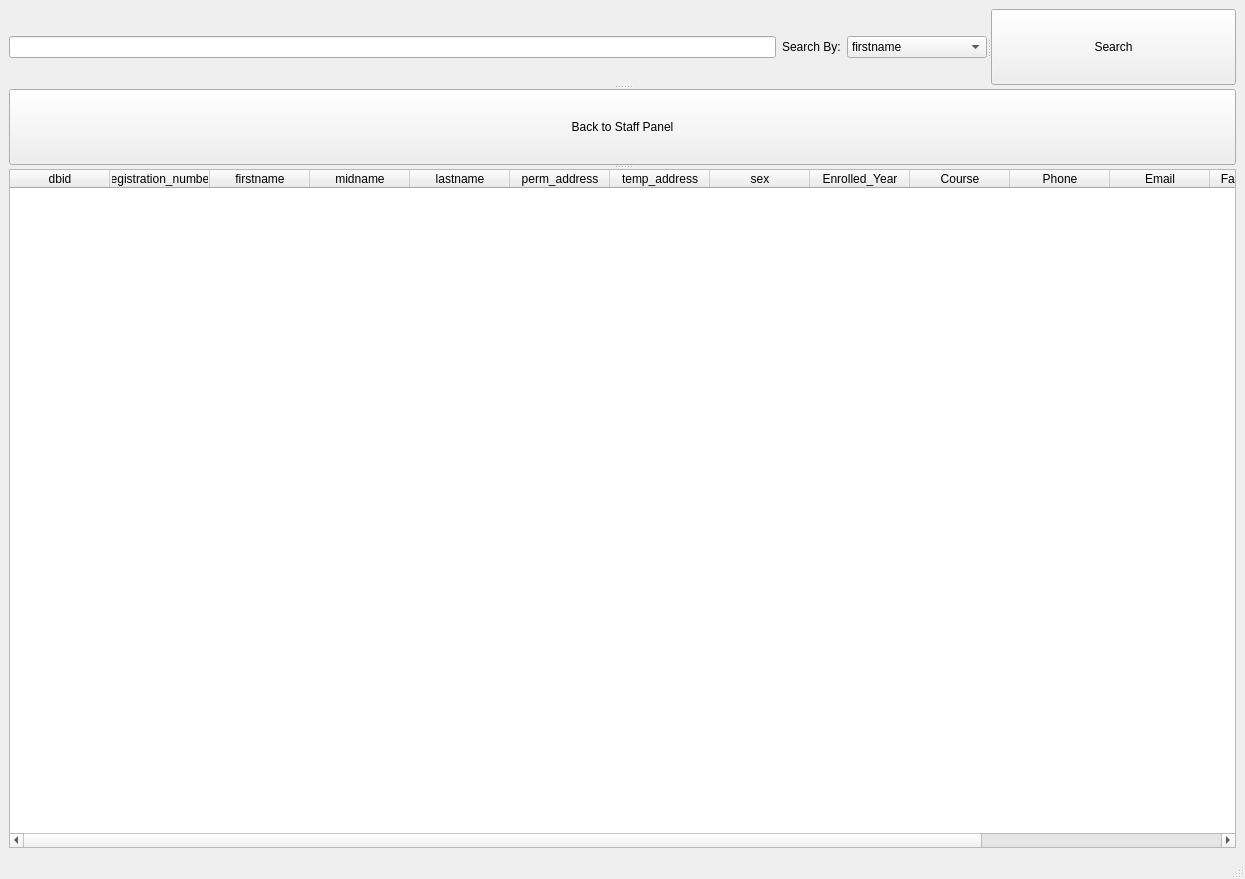
<?xml version="1.0" encoding="UTF-8"?>
<ui version="4.0">
 <class>viewstdtable</class>
 <widget class="QMainWindow" name="viewstdtable">
  <property name="geometry">
   <rect>
    <x>0</x>
    <y>0</y>
    <width>1245</width>
    <height>879</height>
   </rect>
  </property>
  <property name="windowTitle">
   <string>MainWindow</string>
  </property>
  <property name="windowIcon">
   <iconset resource="resources.qrc">
    <normaloff>:/new/images/icons/logoicon.ico</normaloff>:/new/images/icons/logoicon.ico</iconset>
  </property>
  <property name="styleSheet">
   <string notr="true">#centralwidget {
background-image: url(:/new/images/Images/a72082c00f056ac229e10ffcbdac9059.jpg);
}</string>
  </property>
  <widget class="QWidget" name="centralwidget">
   <layout class="QGridLayout" name="gridLayout">
    <item row="0" column="0">
     <widget class="QSplitter" name="splitter_3">
      <property name="orientation">
       <enum>Qt::Vertical</enum>
      </property>
      <widget class="QSplitter" name="splitter_2">
       <property name="orientation">
        <enum>Qt::Vertical</enum>
       </property>
       <widget class="QSplitter" name="splitter">
        <property name="orientation">
         <enum>Qt::Horizontal</enum>
        </property>
        <widget class="QWidget" name="layoutWidget_5">
         <layout class="QHBoxLayout" name="horizontalLayout_10">
          <item>
           <widget class="QLineEdit" name="searchBox">
            <property name="styleSheet">
             <string notr="true">font: 10pt &quot;MS Shell Dlg 2&quot;;</string>
            </property>
           </widget>
          </item>
          <item>
           <widget class="QLabel" name="label_19">
            <property name="toolTip">
             <string>&lt;html&gt;&lt;head/&gt;&lt;body&gt;&lt;p&gt;Sort List&lt;/p&gt;&lt;/body&gt;&lt;/html&gt;</string>
            </property>
            <property name="styleSheet">
             <string notr="true">font: 75 12pt &quot;MS Shell Dlg 2&quot;;</string>
            </property>
            <property name="text">
             <string>Search By:</string>
            </property>
           </widget>
          </item>
          <item>
           <widget class="QComboBox" name="sortBy">
            <property name="styleSheet">
             <string notr="true">font: 10pt &quot;MS Shell Dlg 2&quot;;</string>
            </property>
            <item>
             <property name="text">
              <string>firstname</string>
             </property>
            </item>
            <item>
             <property name="text">
              <string>registration_number</string>
             </property>
            </item>
            <item>
             <property name="text">
              <string>course</string>
             </property>
            </item>
            <item>
             <property name="text">
              <string>enrolledYear</string>
             </property>
            </item>
            <item>
             <property name="text">
              <string>lastname</string>
             </property>
            </item>
            <item>
             <property name="text">
              <string>GPA</string>
             </property>
            </item>
            <item>
             <property name="text">
              <string>email</string>
             </property>
            </item>
           </widget>
          </item>
         </layout>
        </widget>
        <widget class="QPushButton" name="Search">
         <property name="text">
          <string>Search</string>
         </property>
         <property name="icon">
          <iconset>
           <normaloff>../Danleech-Simple-Google.ico</normaloff>../Danleech-Simple-Google.ico</iconset>
         </property>
        </widget>
       </widget>
       <widget class="QPushButton" name="Back">
        <property name="text">
         <string>Back to Staff Panel</string>
        </property>
       </widget>
      </widget>
      <widget class="QWidget" name="verticalLayoutWidget">
       <layout class="QVBoxLayout" name="verticalLayout">
        <item>
         <widget class="QTableWidget" name="tableWidget">
          <column>
           <property name="text">
            <string>dbid</string>
           </property>
          </column>
          <column>
           <property name="text">
            <string>registration_number</string>
           </property>
          </column>
          <column>
           <property name="text">
            <string>firstname</string>
           </property>
          </column>
          <column>
           <property name="text">
            <string>midname</string>
           </property>
          </column>
          <column>
           <property name="text">
            <string>lastname</string>
           </property>
          </column>
          <column>
           <property name="text">
            <string>perm_address</string>
           </property>
          </column>
          <column>
           <property name="text">
            <string>temp_address</string>
           </property>
          </column>
          <column>
           <property name="text">
            <string>sex</string>
           </property>
          </column>
          <column>
           <property name="text">
            <string>Enrolled_Year</string>
           </property>
          </column>
          <column>
           <property name="text">
            <string>Course</string>
           </property>
          </column>
          <column>
           <property name="text">
            <string>Phone</string>
           </property>
          </column>
          <column>
           <property name="text">
            <string>Email</string>
           </property>
          </column>
          <column>
           <property name="text">
            <string>Father's Name</string>
           </property>
          </column>
          <column>
           <property name="text">
            <string>Mother's Name</string>
           </property>
          </column>
          <column>
           <property name="text">
            <string>Guardian's Name</string>
           </property>
          </column>
         </widget>
        </item>
       </layout>
      </widget>
     </widget>
    </item>
   </layout>
  </widget>
  <widget class="QStatusBar" name="statusbar"/>
 </widget>
 <resources>
  <include location="resources.qrc"/>
 </resources>
 <connections/>
</ui>
